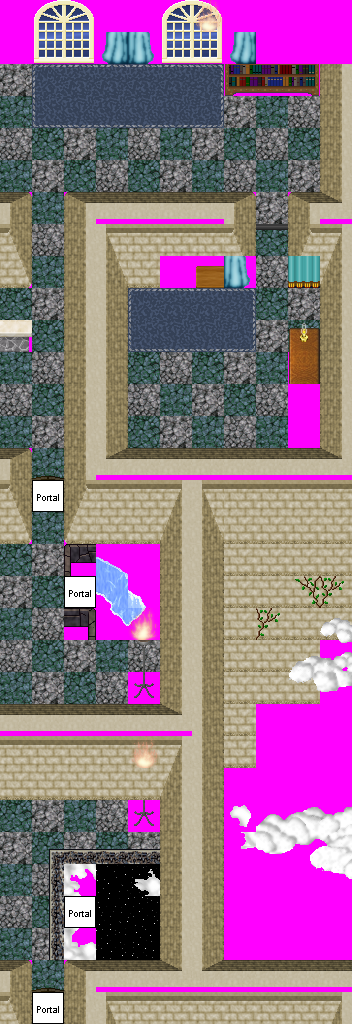

Rendered tile map (Tiled .tmx) drawn with the repository's tilesets; below, a short description and the map source with its tile grids summarised:
An orthogonal 11x32 tile map with 32x32 px tiles, 7 tile layers (Ground, Objects, Above, Walkable, ...), 35 tilesets and 12 objects (6x newmap, from_east_0, from_east_1, from_east_2, from_east_3, ...).

<map version="1.0" orientation="orthogonal" width="11" height="32" tilewidth="32" tileheight="32">
 <tileset firstgid="1" name="logic_portal" tilewidth="32" tileheight="32">
  <image source="../drawable/logic_portal.png" width="256" height="96" />
 </tileset>
 <tileset firstgid="25" name="ground_indoor_blue_green" tilewidth="32" tileheight="32">
  <image source="../drawable/ground_indoor_blue_green.png" width="64" height="64" />
 </tileset>
 <tileset firstgid="29" name="ground_cobblestones" tilewidth="32" tileheight="32">
  <image source="../drawable/ground_cobblestones.png" width="64" height="64" />
 </tileset>
 <tileset firstgid="33" name="building_castle" tilewidth="32" tileheight="32">
  <image source="../drawable/building_castle.png" width="640" height="512" />
 </tileset>
 <tileset firstgid="353" name="building_window_classic_window" tilewidth="32" tileheight="32">
  <image source="../drawable/building_window_classic_window.png" width="64" height="64" />
 </tileset>
 <tileset firstgid="357" name="building_door_wooden_doors" tilewidth="32" tileheight="32">
  <image source="../drawable/building_door_wooden_doors.png" width="224" height="128" />
 </tileset>
 <tileset firstgid="385" name="furniture_light_lights_candle" tilewidth="32" tileheight="32">
  <image source="../drawable/furniture_light_lights_candle.png" width="192" height="224" />
 </tileset>
 <tileset firstgid="427" name="furniture_curtain_curtain_rod" tilewidth="32" tileheight="32">
  <image source="../drawable/furniture_curtain_curtain_rod.png" width="96" height="32" />
 </tileset>
 <tileset firstgid="430" name="furniture_light_iron_lamp" tilewidth="32" tileheight="32">
  <image source="../drawable/furniture_light_iron_lamp.png" width="32" height="96" />
 </tileset>
 <tileset firstgid="433" name="furniture_light_flames" tilewidth="32" tileheight="32">
  <image source="../drawable/furniture_light_flames.png" width="192" height="32" />
 </tileset>
 <tileset firstgid="439" name="furniture_light_small_oil_lamp" tilewidth="32" tileheight="32">
  <image source="../drawable/furniture_light_small_oil_lamp.png" width="64" height="128" />
 </tileset>
 <tileset firstgid="447" name="furniture_shelve_pale_book_bottle_shelf" tilewidth="32" tileheight="32">
  <image source="../drawable/furniture_shelve_pale_book_bottle_shelf.png" width="96" height="128" />
 </tileset>
 <tileset firstgid="459" name="furniture_shelve_small_shelf" tilewidth="32" tileheight="32">
  <image source="../drawable/furniture_shelve_small_shelf.png" width="64" height="128" />
 </tileset>
 <tileset firstgid="467" name="furniture_curtain_light_blue" tilewidth="32" tileheight="32">
  <image source="../drawable/furniture_curtain_light_blue.png" width="64" height="96" />
 </tileset>
 <tileset firstgid="473" name="furniture_carpet_nain_rug" tilewidth="32" tileheight="32">
  <image source="../drawable/furniture_carpet_nain_rug.png" width="128" height="128" />
 </tileset>
 <tileset firstgid="489" name="furniture_curtain_lt_blue_drapes" tilewidth="32" tileheight="32">
  <image source="../drawable/furniture_curtain_lt_blue_drapes.png" width="96" height="96" />
 </tileset>
 <tileset firstgid="498" name="furniture_shelve_rack" tilewidth="32" tileheight="32">
  <image source="../drawable/furniture_shelve_rack.png" width="128" height="64" />
 </tileset>
 <tileset firstgid="506" name="sky_view_wizards_tower" tilewidth="32" tileheight="32">
  <image source="../drawable/sky_view_wizards_tower.png" width="544" height="576" />
 </tileset>
 <tileset firstgid="812" name="sky_cloud_white_clouds" tilewidth="32" tileheight="32">
  <image source="../drawable/sky_cloud_white_clouds.png" width="512" height="224" />
 </tileset>
 <tileset firstgid="924" name="plant_vine" tilewidth="32" tileheight="32">
  <image source="../drawable/plant_vine.png" width="32" height="96" />
 </tileset>
 <tileset firstgid="927" name="furniture_table_stone_desk" tilewidth="32" tileheight="32">
  <image source="../drawable/furniture_table_stone_desk.png" width="128" height="128" />
 </tileset>
 <tileset firstgid="943" name="ground_ridge_ice" tilewidth="32" tileheight="32">
  <image source="../drawable/ground_ridge_ice.png" width="224" height="192" />
 </tileset>
 <tileset firstgid="985" name="furniture_table_wooden" tilewidth="32" tileheight="32">
  <image source="../drawable/furniture_table_wooden.png" width="32" height="32" />
 </tileset>
 <tileset firstgid="986" name="furniture_chair_sofa_chair_blue" tilewidth="32" tileheight="32">
  <image source="../drawable/furniture_chair_sofa_chair_blue.png" width="96" height="128" />
 </tileset>
 <tileset firstgid="998" name="furniture_carpet_blue" tilewidth="32" tileheight="32">
  <image source="../drawable/furniture_carpet_blue.png" width="96" height="96" />
 </tileset>
 <tileset firstgid="1007" name="building_decoration_fireplace_2" tilewidth="32" tileheight="32">
  <image source="../drawable/building_decoration_fireplace_2.png" width="96" height="96" />
 </tileset>
 <tileset firstgid="1016" name="item_statue_seahorse" tilewidth="32" tileheight="32">
  <image source="../drawable/item_statue_seahorse.png" width="128" height="96" />
 </tileset>
 <tileset firstgid="1028" name="item_statue_eaglehead" tilewidth="32" tileheight="32">
  <image source="../drawable/item_statue_eaglehead.png" width="64" height="128" />
 </tileset>
 <tileset firstgid="1036" name="sky_stars" tilewidth="32" tileheight="32">
  <image source="../drawable/sky_stars.png" width="96" height="64" />
 </tileset>
 <tileset firstgid="1042" name="furniture_shelve_wardrobe_lateral" tilewidth="32" tileheight="32">
  <image source="../drawable/furniture_shelve_wardrobe_lateral.png" width="64" height="128" />
 </tileset>
 <tileset firstgid="1050" name="item_documents_books2" tilewidth="32" tileheight="32">
  <image source="../drawable/item_documents_books2.png" width="64" height="64" />
 </tileset>
 <tileset firstgid="1054" name="furniture_picture_large_island" tilewidth="32" tileheight="32">
  <image source="../drawable/furniture_picture_large_island.png" width="64" height="32" />
 </tileset>
 <tileset firstgid="1056" name="ground_water_water_bubbles" tilewidth="32" tileheight="32">
  <image source="../drawable/ground_water_water_bubbles.png" width="256" height="128" />
 </tileset>
 <tileset firstgid="1088" name="furniture_bed_double_blue" tilewidth="32" tileheight="32">
  <image source="../drawable/furniture_bed_double_blue.png" width="64" height="128" />
 </tileset>
 <tileset firstgid="1096" name="walkable_sentinel" tilewidth="32" tileheight="32">
  <image source="../drawable/walkable_sentinel.png" width="32" height="32" />
 </tileset>
 <layer name="Ground" width="11" height="32">
  <data>[352 cells, 267 non-empty, 50 distinct tile ids]</data>
 </layer>
 <layer name="Objects" width="11" height="32">
  <data>[352 cells, 67 non-empty, 51 distinct tile ids]</data>
 </layer>
 <layer name="Above" width="11" height="32">
  <data>[352 cells, 40 non-empty, 26 distinct tile ids]</data>
 </layer>
 <layer name="Walkable" width="11" height="32">
  <data>[352 cells, 240 non-empty, 1 distinct tile ids]</data>
 </layer>
 <layer name="Objects_stendhal" width="11" height="32">
  <data>[352 cells, 218 non-empty, 57 distinct tile ids]</data>
 </layer>
 <layer name="Above_stendhal" width="11" height="32">
  <data>[352 cells, 23 non-empty, 21 distinct tile ids]</data>
 </layer>
 <layer name="Objects_stendhal2" width="11" height="32">
  <data>[352 cells, 4 non-empty, 1 distinct tile ids]</data>
 </layer>
 <objectgroup name="Mapevents" width="11" height="32">
  <!-- 6 objects omitted --></objectgroup>
 <objectgroup name="Spawn" width="11" height="32">
  <!-- 6 objects omitted --></objectgroup>
 <objectgroup name="Keys" width="11" height="32" />
 <objectgroup name="Replace" width="11" height="32" />
</map>
<!-- 12 of 12 objects omitted -->
